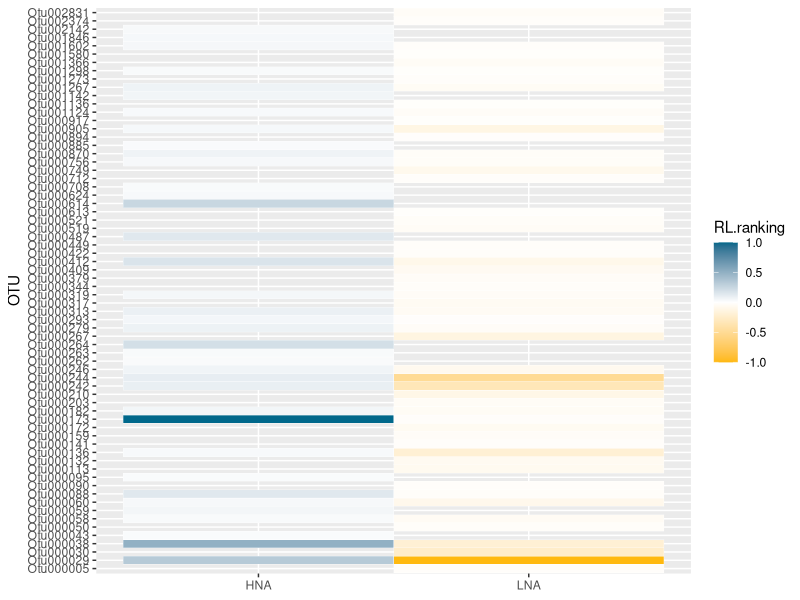

R code for this plot: (Note: this script raises an error after producing the figure.)
# Figure 4
# Feb 28, 2018

# Load libraries
library(dplyr)
library(tidyr)
library(ggplot2)
library(cowplot)

# Set HNA and LNA discrete colors
fcm_colors <- c(
  "HNA" = "deepskyblue4",
  "LNA" = "darkgoldenrod1",
  "Total" = "black")

# Read in Data
HNA <- read.csv("Final/FS_Scores/Muskegon_fs_scores_HNA_5seq10.csv") %>%
  rename(OTU = X) %>%
  dplyr::filter(RL.score > 0.15) %>%
  mutate(FCM_type = "HNA", 
         RL.ranking = 1/RL.ranking)

LNA <- read.csv("Final/FS_Scores/Muskegon_fs_scores_LNA_5seq10.csv") %>%
  rename(OTU = X) %>%
  dplyr::filter(RL.score > 0.15) %>%
  mutate(FCM_type = "LNA",
         RL.ranking = -1/RL.ranking)

scores_df <- bind_rows(HNA, LNA) %>%
  dplyr::select(OTU, RL.ranking, FCM_type)

ggplot(scores_df, aes(FCM_type, OTU)) + 
  geom_tile(aes(fill = RL.ranking),colour = "white") + 
  scale_fill_gradient2(low = "darkgoldenrod1", high = "deepskyblue4", mid = "white", 
                      midpoint = 0, na.value = "black") +
  theme(axis.title.x = element_blank())


#### Attempt 2
ggplot(dfscores, aes(y=RL.ranking, x=OTU, fill=FCM_type)) + 
  geom_bar(stat="identity", position="identity") + coord_flip() + #ggtitle("Summed OTUs") +
  geom_bar(stat="identity", colour = "black", show_guide = FALSE, position="identity") +
  theme_classic() +
  ylab("Inverse RL Ranking") +
  scale_fill_manual(values = fcm_colors) +
  theme(legend.title = element_blank(), legend.position = c(0.9, 0.95))



#### Attempt 3
# Read in Data
dfHNA <- read.csv("Final/FS_Scores/Muskegon_fs_scores_HNA_5seq10.csv") %>%
  dplyr::filter(RL.score > 0.15) %>%
  mutate(RL.ranking = 1/RL.ranking)%>%
  rename(OTU = X, RL.ranking.HNA = RL.ranking) %>%
  dplyr::select(OTU, RL.ranking.HNA)

dfLNA <- read.csv("Final/FS_Scores/Muskegon_fs_scores_LNA_5seq10.csv") %>%
  dplyr::filter(RL.score > 0.15) %>%
  mutate(RL.ranking = -1/RL.ranking) %>%
  rename(OTU = X, RL.ranking.LNA = RL.ranking) %>%
  dplyr::select(OTU, RL.ranking.LNA)

dfscores <- 
  full_join(dfHNA, dfLNA, by = "OTU") %>%
  rename(HNA = RL.ranking.HNA, LNA = RL.ranking.LNA) %>%
  gather(key = FCM_type, value = RL.ranking, HNA:LNA)
    

ggplot(dfscores, aes(FCM_type, OTU)) + 
  geom_tile(aes(fill = RL.ranking),colour = "white") + 
  scale_fill_gradient2(low = "darkgoldenrod1", high = "deepskyblue4", mid = "white", 
                       midpoint = 0, na.value = "black") +
  theme(axis.title.x = element_blank())



#######
####
#
#
#
#
#
# Read in Data
# Muskegon
HNA_musk <- read.csv("Final/FS_Scores/Muskegon_fs_scores_HNA_5seq10.csv") %>%
  rename(OTU = X) %>%
  dplyr::filter(RL.score > 0.15) %>%
  mutate(FCM_type = "HNA", Lake = "Muskegon",
         RL.ranking = 1/RL.ranking)

LNA_musk <- read.csv("Final/FS_Scores/Muskegon_fs_scores_LNA_5seq10.csv") %>%
  rename(OTU = X) %>%
  dplyr::filter(RL.score > 0.15) %>%
  mutate(FCM_type = "LNA", Lake = "Muskegon",
         RL.ranking = -1/RL.ranking)

# Inland
HNA_inland <- read.csv("Final/FS_Scores/Inland_fs_scores_HNA_5seq10.csv") %>%
  rename(OTU = X) %>%
  dplyr::filter(RL.score > 0.15) %>%
  mutate(FCM_type = "HNA", Lake = "Inland",
         RL.ranking = 1/RL.ranking)

LNA_inland <- read.csv("Final/FS_Scores/Inland_fs_scores_LNA_5seq10.csv") %>%
  rename(OTU = X) %>%
  dplyr::filter(RL.score > 0.15) %>%
  mutate(FCM_type = "LNA", Lake = "Inland",
         RL.ranking = -1/RL.ranking)


# Michigan
HNA_michigan <- read.csv("Final/FS_Scores/Michigan_fs_scores_HNA_5seq10.csv") %>%
  rename(OTU = X) %>%
  dplyr::filter(RL.score > 0.15) %>%
  mutate(FCM_type = "HNA", Lake = "Michigan",
         RL.ranking = 1/RL.ranking)

LNA_michigan <- read.csv("Final/FS_Scores/Michigan_fs_scores_LNA_5seq10.csv") %>%
  rename(OTU = X) %>%
  dplyr::filter(RL.score > 0.15) %>%
  mutate(FCM_type = "LNA", Lake = "Michigan",
         RL.ranking = -1/RL.ranking)



scores_df <- bind_rows(HNA, LNA) %>%
  dplyr::select(OTU, RL.ranking, FCM_type)
